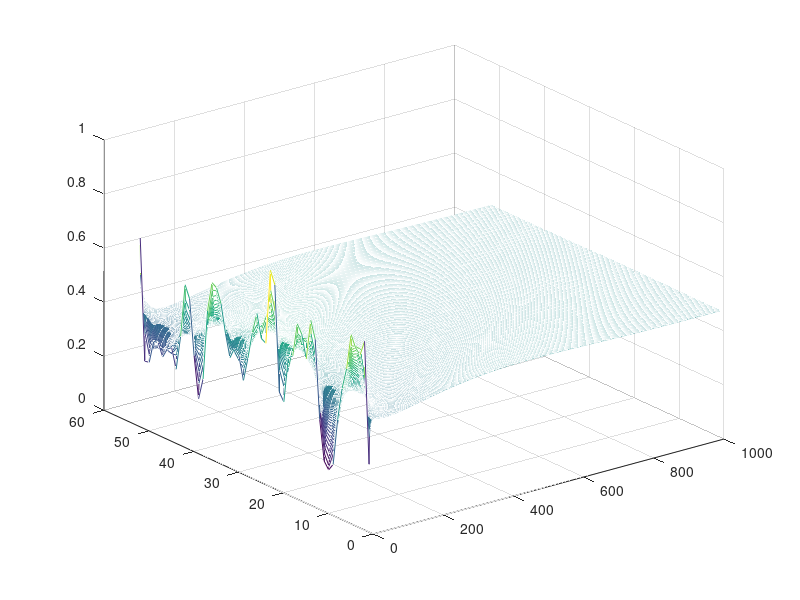

This chart was generated by the following MATLAB code:
l=1; n=50; dx=l/n; N=n+2; xc=-dx/2:dx:l+dx/2; 
U=1; D=0.1; Pe=U*dx/D;
%%
D1=(diag(-1/2/dx*ones(N-1,1),-1)+diag(1/2/dx*ones(N-1,1),1)); 
D2=D*(diag(1/dx/dx*ones(N-1,1),-1)-2*diag(1/dx/dx*ones(N,1),0)+diag(1/dx/dx*ones(N-1,1),1)); 

A=-U*D1+D2;
% A([1,N],:)=A([1,N],:)*0; A(1,1:2)=[1,1]; A(end,end-1:end)=[1,1]; %dir
% A([1,N],:)=A([1,N],:)*0; A(1,1:2)=[-1,1]; A(end,end-1:end)=[-1,1]; %Neu
A([1,N],:)=A([1,N],:)*0; A(1,1)=1; A(1,end-1)=-1;  A(end,2)=1; A(end,end)=-1;  %per
b=zeros(N,1); b(end)=2;
%% ss
u=A\b; xc=-dx/2:dx:l+dx/2; 
plot(xc,u,'-x'); grid on;

%% ti
u0=rand(N,1);
u=u0;
nt=1000;
dt=0.001;
CFL=U*dt/dx; Dn=D*dt/dx/dx;
uarr=[];
%
for it=1:nt
    f=A*u;
    u(2:end-1)=u(2:end-1)+dt*f(2:end-1); u(1)=u(end-1); u(end)=u(2); %EE
    uarr=[uarr,u];
    norm(u)
end
    
 %%
 plot(xc,u,'-x'); grid on;
 
 %%
mesh(uarr)